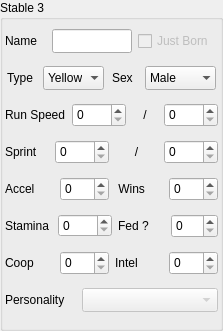
       <widget class="QGroupBox" name="box_stable3">
        <property name="enabled">
         <bool>true</bool>
        </property>
        <property name="geometry">
         <rect>
          <x>465</x>
          <y>6</y>
          <width>223</width>
          <height>331</height>
         </rect>
        </property>
        <property name="title">
         <string>Stable 3</string>
        </property>
        <layout class="QVBoxLayout" name="verticalLayout_8">
         <property name="margin">
          <number>2</number>
         </property>
         <item>
          <layout class="QHBoxLayout" name="horizontalLayout_17">
           <item>
            <widget class="QLabel" name="label_89">
             <property name="maximumSize">
              <size>
               <width>41</width>
               <height>1687897</height>
              </size>
             </property>
             <property name="text">
              <string>Name</string>
             </property>
            </widget>
           </item>
           <item>
            <widget class="QLineEdit" name="line_c3_name">
             <property name="enabled">
              <bool>true</bool>
             </property>
             <property name="maximumSize">
              <size>
               <width>80</width>
               <height>24</height>
              </size>
             </property>
             <property name="maxLength">
              <number>6</number>
             </property>
             <property name="readOnly">
              <bool>false</bool>
             </property>
            </widget>
           </item>
           <item>
            <widget class="QCheckBox" name="cb_c3_born">
             <property name="enabled">
              <bool>false</bool>
             </property>
             <property name="maximumSize">
              <size>
               <width>16777215</width>
               <height>24</height>
              </size>
             </property>
             <property name="text">
              <string>Just Born</string>
             </property>
            </widget>
           </item>
          </layout>
         </item>
         <item>
          <layout class="QHBoxLayout" name="horizontalLayout_18">
           <item>
            <widget class="QLabel" name="label_90">
             <property name="maximumSize">
              <size>
               <width>28</width>
               <height>200</height>
              </size>
             </property>
             <property name="text">
              <string>Type</string>
             </property>
            </widget>
           </item>
           <item>
            <widget class="QComboBox" name="cb_c3_type">
             <property name="minimumSize">
              <size>
               <width>61</width>
               <height>24</height>
              </size>
             </property>
             <property name="maximumSize">
              <size>
               <width>61</width>
               <height>24</height>
              </size>
             </property>
             <property name="frame">
              <bool>false</bool>
             </property>
             <item>
              <property name="text">
               <string>Yellow</string>
              </property>
             </item>
             <item>
              <property name="text">
               <string>Green</string>
              </property>
             </item>
             <item>
              <property name="text">
               <string>Blue</string>
              </property>
             </item>
             <item>
              <property name="text">
               <string>Black</string>
              </property>
             </item>
             <item>
              <property name="text">
               <string>Gold</string>
              </property>
             </item>
            </widget>
           </item>
           <item>
            <widget class="QLabel" name="label_91">
             <property name="maximumSize">
              <size>
               <width>25</width>
               <height>200</height>
              </size>
             </property>
             <property name="text">
              <string>Sex</string>
             </property>
            </widget>
           </item>
           <item>
            <widget class="QComboBox" name="cb_c3_sex">
             <property name="maximumSize">
              <size>
               <width>71</width>
               <height>24</height>
              </size>
             </property>
             <property name="frame">
              <bool>false</bool>
             </property>
             <item>
              <property name="text">
               <string>Male</string>
              </property>
             </item>
             <item>
              <property name="text">
               <string>Female</string>
              </property>
             </item>
            </widget>
           </item>
          </layout>
         </item>
         <item>
          <layout class="QHBoxLayout" name="horizontalLayout_19">
           <item>
            <widget class="QLabel" name="label_92">
             <property name="maximumSize">
              <size>
               <width>16777215</width>
               <height>16777215</height>
              </size>
             </property>
             <property name="text">
              <string>Run Speed</string>
             </property>
            </widget>
           </item>
           <item>
            <widget class="QSpinBox" name="sb_c3_speed">
             <property name="maximumSize">
              <size>
               <width>16777215</width>
               <height>24</height>
              </size>
             </property>
             <property name="alignment">
              <set>Qt::AlignLeading|Qt::AlignLeft|Qt::AlignVCenter</set>
             </property>
             <property name="maximum">
              <number>9999</number>
             </property>
            </widget>
           </item>
           <item>
            <widget class="QLabel" name="label_93">
             <property name="text">
              <string>/</string>
             </property>
             <property name="alignment">
              <set>Qt::AlignCenter</set>
             </property>
            </widget>
           </item>
           <item>
            <widget class="QSpinBox" name="sb_c3_maxspeed">
             <property name="maximumSize">
              <size>
               <width>16777215</width>
               <height>24</height>
              </size>
             </property>
             <property name="alignment">
              <set>Qt::AlignLeading|Qt::AlignLeft|Qt::AlignVCenter</set>
             </property>
             <property name="maximum">
              <number>9999</number>
             </property>
            </widget>
           </item>
          </layout>
         </item>
         <item>
          <layout class="QHBoxLayout" name="horizontalLayout_20">
           <item>
            <widget class="QLabel" name="label_94">
             <property name="maximumSize">
              <size>
               <width>91</width>
               <height>16777215</height>
              </size>
             </property>
             <property name="text">
              <string>Sprint </string>
             </property>
            </widget>
           </item>
           <item>
            <widget class="QSpinBox" name="sb_c3_sprint">
             <property name="maximumSize">
              <size>
               <width>16777215</width>
               <height>24</height>
              </size>
             </property>
             <property name="alignment">
              <set>Qt::AlignLeading|Qt::AlignLeft|Qt::AlignVCenter</set>
             </property>
             <property name="maximum">
              <number>9999</number>
             </property>
            </widget>
           </item>
           <item>
            <widget class="QLabel" name="label_146">
             <property name="text">
              <string>/</string>
             </property>
             <property name="alignment">
              <set>Qt::AlignCenter</set>
             </property>
            </widget>
           </item>
           <item>
            <widget class="QSpinBox" name="sb_c3_maxsprint">
             <property name="maximumSize">
              <size>
               <width>16777215</width>
               <height>24</height>
              </size>
             </property>
             <property name="alignment">
              <set>Qt::AlignLeading|Qt::AlignLeft|Qt::AlignVCenter</set>
             </property>
             <property name="maximum">
              <number>9999</number>
             </property>
            </widget>
           </item>
          </layout>
         </item>
         <item>
          <layout class="QHBoxLayout" name="horizontalLayout_21">
           <item>
            <widget class="QLabel" name="label_95">
             <property name="maximumSize">
              <size>
               <width>81</width>
               <height>16777215</height>
              </size>
             </property>
             <property name="text">
              <string>Accel</string>
             </property>
            </widget>
           </item>
           <item>
            <widget class="QSpinBox" name="sb_c3_accel">
             <property name="maximumSize">
              <size>
               <width>16777215</width>
               <height>24</height>
              </size>
             </property>
             <property name="alignment">
              <set>Qt::AlignLeading|Qt::AlignLeft|Qt::AlignVCenter</set>
             </property>
             <property name="maximum">
              <number>255</number>
             </property>
            </widget>
           </item>
           <item>
            <widget class="QLabel" name="label_96">
             <property name="maximumSize">
              <size>
               <width>71</width>
               <height>16777215</height>
              </size>
             </property>
             <property name="text">
              <string> Wins</string>
             </property>
            </widget>
           </item>
           <item>
            <widget class="QSpinBox" name="sb_c3_raceswon">
             <property name="maximumSize">
              <size>
               <width>16777215</width>
               <height>24</height>
              </size>
             </property>
             <property name="alignment">
              <set>Qt::AlignLeading|Qt::AlignLeft|Qt::AlignVCenter</set>
             </property>
             <property name="maximum">
              <number>255</number>
             </property>
            </widget>
           </item>
          </layout>
         </item>
         <item>
          <layout class="QHBoxLayout" name="horizontalLayout_22">
           <item>
            <widget class="QLabel" name="label_97">
             <property name="text">
              <string>Stamina</string>
             </property>
            </widget>
           </item>
           <item>
            <widget class="QSpinBox" name="sb_c3_stamina">
             <property name="alignment">
              <set>Qt::AlignLeading|Qt::AlignLeft|Qt::AlignVCenter</set>
             </property>
             <property name="maximum">
              <number>9999</number>
             </property>
            </widget>
           </item>
           <item>
            <widget class="QLabel" name="label_98">
             <property name="maximumSize">
              <size>
               <width>61</width>
               <height>16777215</height>
              </size>
             </property>
             <property name="text">
              <string>Fed ?</string>
             </property>
            </widget>
           </item>
           <item>
            <widget class="QSpinBox" name="sb_c3_pcount">
             <property name="maximumSize">
              <size>
               <width>16777215</width>
               <height>24</height>
              </size>
             </property>
             <property name="alignment">
              <set>Qt::AlignLeading|Qt::AlignLeft|Qt::AlignVCenter</set>
             </property>
             <property name="maximum">
              <number>255</number>
             </property>
            </widget>
           </item>
          </layout>
         </item>
         <item>
          <layout class="QHBoxLayout" name="horizontalLayout_23">
           <item>
            <widget class="QLabel" name="label_99">
             <property name="maximumSize">
              <size>
               <width>81</width>
               <height>16777215</height>
              </size>
             </property>
             <property name="text">
              <string>Coop</string>
             </property>
            </widget>
           </item>
           <item>
            <widget class="QSpinBox" name="sb_c3_coop">
             <property name="maximumSize">
              <size>
               <width>16777215</width>
               <height>24</height>
              </size>
             </property>
             <property name="alignment">
              <set>Qt::AlignLeading|Qt::AlignLeft|Qt::AlignVCenter</set>
             </property>
             <property name="maximum">
              <number>255</number>
             </property>
            </widget>
           </item>
           <item>
            <widget class="QLabel" name="label_100">
             <property name="maximumSize">
              <size>
               <width>71</width>
               <height>16777215</height>
              </size>
             </property>
             <property name="text">
              <string>Intel</string>
             </property>
            </widget>
           </item>
           <item>
            <widget class="QSpinBox" name="sb_c3_intel">
             <property name="maximumSize">
              <size>
               <width>16777215</width>
               <height>24</height>
              </size>
             </property>
             <property name="alignment">
              <set>Qt::AlignLeading|Qt::AlignLeft|Qt::AlignVCenter</set>
             </property>
             <property name="maximum">
              <number>255</number>
             </property>
            </widget>
           </item>
          </layout>
         </item>
         <item>
          <layout class="QHBoxLayout" name="horizontalLayout_24">
           <item>
            <widget class="QLabel" name="label_101">
             <property name="maximumSize">
              <size>
               <width>71</width>
               <height>16777215</height>
              </size>
             </property>
             <property name="text">
              <string>Personality</string>
             </property>
            </widget>
           </item>
           <item>
            <widget class="QComboBox" name="sb_c3_personality">
             <property name="enabled">
              <bool>false</bool>
             </property>
             <property name="maximumSize">
              <size>
               <width>16777215</width>
               <height>24</height>
              </size>
             </property>
            </widget>
           </item>
          </layout>
         </item>
        </layout>
       </widget>
